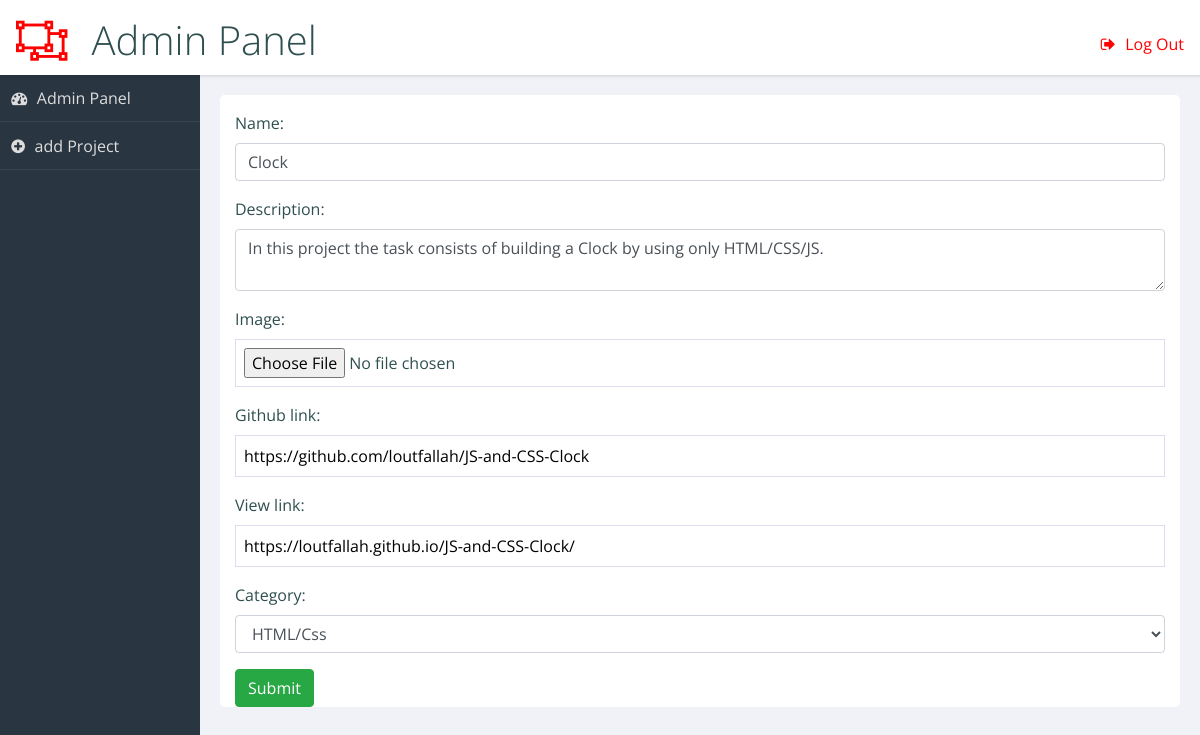
The app's page /admin/update.php?id=4 (signed in) with its own data.
### tables this page shows
CREATE TABLE IF NOT EXISTS `project` (
  `Id` int(11) NOT NULL AUTO_INCREMENT,
  `Name` varchar(50) NOT NULL,
  `Description` varchar(150) NOT NULL,
  `Image` varchar(100) NOT NULL,
  `Github` varchar(100) NOT NULL,
  `View` varchar(100) NOT NULL,
  `Category` varchar(50) NOT NULL,
  PRIMARY KEY (`Id`)
);

### admin/update.php (the view, shortened to what this page needs)
<?php
include 'include/datebase.php';
$message=$id=null;
if ( !empty($_GET['id'])) {
 $id = $_REQUEST['id'];
}
$var1 = "SELECT * FROM  project WHERE  Id = $id";
$resultat = $db_connect->query($var1);
$data = $resultat->fetchAll(PDO::FETCH_ASSOC);
?>
<!DOCTYPE html>
<html lang="en" >
<head>
  <link rel='stylesheet' href='https://cdnjs.cloudflare.com/ajax/libs/font-awesome/4.4.0/css/font-awesome.min.css'>
  <link rel="stylesheet" href="https://stackpath.bootstrapcdn.com/bootstrap/4.3.1/css/bootstrap.min.css">
      <link rel="stylesheet" href="css/style.css">
</head>
<body>
<?php include 'include/header-nav.php';?>
<main role="main">
<section class="panel important">
<div class="container">
<form action='update.php?id=<?php echo $id?>' method="POST" >
<?php
 foreach($data as $projet) {
    $port_projet = <<<prod
    <div class="form-group">
      <label>Name:</label>
      <input type="text" class="form-control" placeholder="Enter Name" name="Name" value="{$projet['Name']}">
    </div>
    <div class="form-group">
      <label>Description:</label>
      <textarea name="Description" class="form-control" placeholder="Enter your Description">{$projet['Description']}</textarea>
    </div>
    <div class="form-group">
      <label>Image:</label>
      <input type="file" class="form-control-file" placeholder="Image link" name="Image" value="{$projet['Image']}">
    </div>
    <div class="form-group">
      <label>Github link:</label>
      <input type="text" placeholder="Enter Github link" name="Github" value="{$projet['Github']}">
    </div>
    <div class="form-group">
      <label>View link:</label>
      <input type="text" placeholder="Enter View link" name="View" value="{$projet['View']}">
    </div>
	  <div class="form-group">
      <label>Category:</label>
      <select class="form-control" name="Category">
      <option value="app">HTML/Css</option>
      <option value="icon">JavaScript</option>
      <option value="logo">PHP</option>
      <option value="web">Autre</option>
     </div>
    </select>
    </div>
    <button type="submit" class="btn btn-labeled btn-success" name="Submit">Submit</button>
prod;
echo  $port_projet;
 }
 ?>
  </section>
  </main>
</body>
</html>

### admin/css/style.css (style rules this page uses)
html { box-sizing: border-box; }
*, *:before, *:after { box-sizing: inherit; }
body { background: #f1f2f7; font-family: "Open Sans", arial, sans-serif; color: darkslategray; }
.panel { background-color: white; color: darkslategray; -webkit-border-radius: 0.3rem; -moz-border-radius: 0.3rem; -ms-border-radius: 0.3rem; border-radius: 0.3rem; margin: 1%; }
form input, form textarea, form select { width: 100%; display: block; border: solid 1px #dde; padding: 0.5em; }
form input:after, form textarea:after, form select:after { content: ""; display: table; clear: both; }
form label, form legend { display: block; margin: 1em 0 0.5em; }
@media screen and (min-width: 600px) { html, body { height: 100%; } }
@media screen and (min-width: 600px) { main[role="main"] { margin: 75px 0 40px 200px; } }
@media screen and (min-width: 600px) { main[role="main"]:after { content: ""; display: table; clear: both; } }
@media screen and (min-width: 600px) { .panel { margin: 2% 0 0 2%; float: left; width: 96%; } }
@media screen and (min-width: 600px) { .panel:after { content: ""; display: table; clear: both; } }
@media screen and (min-width: 900px) { .panel { width: 47%; clear: none; } }
@media screen and (min-width: 900px) { .panel.important { width: 96%; } }

### records on screen
project: Name "Clock", Description "In this project the task consists of building a Clock by using only HTML/CSS/JS.", Github "https://github.com/loutfallah/JS-and-CSS-Clock", View "https://loutfallah.github.io/JS-and-CSS-Clock/"
